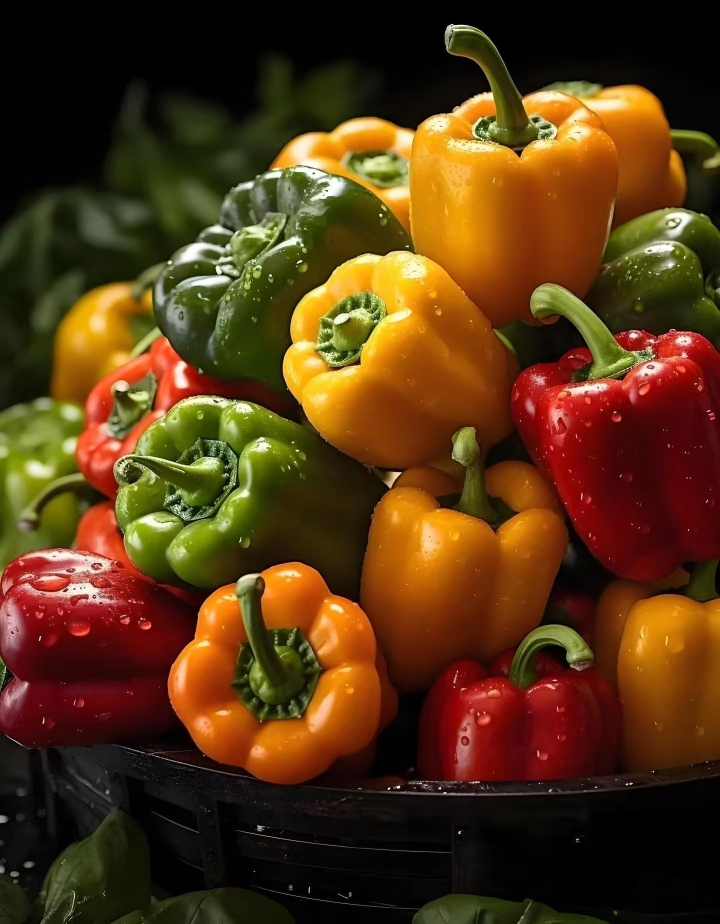
#> input picture Homework/HW2/peppers.jpg, 1440 x 1848 px (shown at 1/2 size)
$ python compare_algorithm.py
#> lines starting #> are read from the running program, lines starting #| are printed output that depends on the picture
### Homework/HW2/compressor2.py
import time
import numpy as np
import pywt
import io
from PIL import Image
from scipy.fftpack import dct, idct
from skimage.metrics import peak_signal_noise_ratio as psnr
from skimage.metrics import structural_similarity as ssim
from svd_engine import my_svd

# --- 新增：真实存储体积计算工具 ---
def get_real_storage_size(data_dict):
    """
    模拟真实文件存储：将算法必须存储的参数放入二进制流，计算其占用的字节数。
    使用 savez_compressed 模拟工业级的二进制压缩存储。
    """
    buf = io.BytesIO()
    np.savez_compressed(buf, **data_dict)
    return len(buf.getvalue())

# --- 修改：通用指标计算 ---
def calc_metrics(orig_arr, comp_img, real_comp_size):
    # 原始图像大小 (假设为 Raw 存储: H * W * 3 字节)
    orig_size = orig_arr.nbytes

    # 指标计算
    p = psnr(orig_arr.astype(np.uint8), comp_img)
    s = ssim(orig_arr.astype(np.uint8), comp_img, channel_axis=2)

    # 真实压缩比 = 原始字节数 / 压缩参数存储字节数
    cr = orig_size / real_comp_size
    return p, s, cr

# --- SVD 算法压缩 ---
def process_image_compression(image_file, k):
    start = time.time()
    img = Image.open(image_file).convert('RGB')
    orig_A = np.array(img, dtype=float)
    A = orig_A / 255.0

    compressed_channels = []
    storage_data = {}

    for i in range(3):
        # 注意：这里改为只调用一次 my_svd，提高效率
        U, S, VT = my_svd(A[:,:,i], k=k)
        compressed_channels.append(U @ np.diag(S) @ VT)

        # 记录该通道必须存储的数据
        storage_data[f'u_{i}'] = U
        storage_data[f's_{i}'] = S
        storage_data[f'vt_{i}'] = VT

    comp = np.clip(np.stack(compressed_channels, axis=2) * 255, 0, 255).astype(np.uint8)

    # 计算真实压缩大小
    real_size = get_real_storage_size(storage_data)
    p, s, cr = calc_metrics(orig_A, comp, real_size)

    return comp, p, s, cr, (time.time() - start) * 1000

# --- PCA 算法压缩 ---
def process_pca_compression(image_file, k):
    start = time.time()
    img = Image.open(image_file).convert('RGB')
    orig_A = np.array(img, dtype=float)

    compressed_channels = []
    storage_data = {}

    for i in range(3):
        ch = orig_A[:, :, i]
        mean = np.mean(ch, axis=0)
        # 中心化处理
        U, S, VT = my_svd((ch - mean)/255.0, k=k)
        compressed_channels.append((U @ np.diag(S) @ VT)*255.0 + mean)

        # 记录存储数据：U, S, VT 以及 均值mean(恢复图像必需)
        storage_data[f'u_{i}'] = U
        storage_data[f's_{i}'] = S
        storage_data[f'vt_{i}'] = VT
        storage_data[f'm_{i}'] = mean

    comp = np.clip(np.stack(compressed_channels, axis=2), 0, 255).astype(np.uint8)

    real_size = get_real_storage_size(storage_data)
    p, s, cr = calc_metrics(orig_A, comp, real_size)

    return comp, p, s, cr, (time.time() - start) * 1000

# --- DCT 算法压缩 ---
def process_dct_compression(image_file, k):
    start = time.time()
    img = Image.open(image_file).convert('RGB')
    orig_A = np.array(img, dtype=float)
    H, W = orig_A.shape[:2]

    compressed_channels = []
    storage_data = {}

    ratio = min(k / 64.0, 1.0)
    h_k, w_k = int(H * ratio), int(W * ratio)

    for i in range(3):
        c = orig_A[:, :, i]
        dct_c = dct(dct(c.T, norm='ortho').T, norm='ortho')

        mask = np.zeros_like(dct_c)
        mask[:h_k, :w_k] = 1.0
        mask[h_k:h_k+2, w_k:w_k+2] = 0.5

        # 存储截断后的系数块 (这是 DCT 压缩实际存的东西)
        storage_data[f'dct_{i}'] = dct_c[:h_k+2, :w_k+2]

        dct_comp = dct_c * mask
        comp = idct(idct(dct_comp.T, norm='ortho').T, norm='ortho')
        compressed_channels.append(comp)

    comp = np.clip(np.stack(compressed_channels, axis=2), 0, 255).astype(np.uint8)

    real_size = get_real_storage_size(storage_data)
    p, s, cr = calc_metrics(orig_A, comp, real_size)

    return comp, p, s, cr, (time.time() - start) * 1000

# --- DWT 算法压缩 ---
def process_dwt_compression(image_file, threshold):
    start = time.time()
    img = Image.open(image_file).convert('RGB')
    orig_size, orig_A = img.size, np.array(img, dtype=float)
    A = orig_A / 255.0

    compressed_channels = []
    storage_data = {}

    for i in range(3):
        coeffs = pywt.wavedec2(A[:, :, i], 'db1', level=1)
        coeffs_list = list(coeffs)
        # 阈值处理
        for j in range(1, len(coeffs_list)):
            coeffs_list[j] = tuple(map(lambda x: pywt.threshold(x, threshold, mode='soft'), coeffs_list[j]))

        # 存储阈值化后的稀疏小波系数
        storage_data[f'dwt_{i}_approx'] = coeffs_list[0]
        storage_data[f'dwt_{i}_detail'] = coeffs_list[1]

        compressed_channels.append(pywt.waverec2(coeffs_list, 'db1'))

    comp_raw = np.clip(np.stack(compressed_channels, axis=2) * 255, 0, 255).astype(np.uint8)
    comp = np.array(Image.fromarray(comp_raw).resize(orig_size, Image.BILINEAR))

    real_size = get_real_storage_size(storage_data)
    p, s, cr = calc_metrics(orig_A, comp, real_size)

    return comp, p, s, cr, (time.time() - start) * 1000

### Homework/HW2/svd_engine.py
import numpy as np

def my_svd(A, k=None):
    """
    使用 eigh 实现高性能、高精度的 SVD
    原理：A^T * A = V * S^2 * V^T
    """
    # 确保矩阵是 float 类型
    A = A.astype(float)
    m, n = A.shape

    # 构建对称矩阵 ATA
    ATA = A.T @ A

    # 调用 eigh 计算对称矩阵的特征值和特征向量 (这是最快的方法)
    # 此时 eigenvalues 为升序
    eigenvalues, V = np.linalg.eigh(ATA)

    # 反转顺序，使其变为降序
    idx = np.argsort(eigenvalues)[::-1]
    eigenvalues = eigenvalues[idx]
    V = V[:, idx]

    # 奇异值 S = sqrt(特征值)
    # 处理数值误差导致的小负数
    S = np.sqrt(np.maximum(eigenvalues, 0))

    # 截断：如果指定了 k，只保留前 k 个
    if k is not None:
        k = min(k, len(S))
        S = S[:k]
        V = V[:, :k]

    # 计算 U = A * V * S^-1
    # 只有当 S > 0 时才除以 S，避免除零错误
    S_inv = np.where(S > 1e-10, 1.0 / S, 0)
    U = (A @ V) * S_inv

    return U, S, V.T

### Homework/HW2/compare_algorithm.py
import numpy as np, matplotlib.pyplot as plt
from tqdm import tqdm
from compressor2 import *

def generate_report_plots(image_path):
    # 预处理
#> called with image_path = 'peppers.jpg'
    img = Image.open(image_path).convert('RGB').resize((300, 300))
    img.save("temp_test.jpg")

    results = {alg: {"cr": [], "psnr": []} for alg in ["SVD", "PCA", "DCT", "DWT"]}

    # 扫描参数
    ks = [2, 5, 10, 20, 40, 60, 100, 150]
    ths = [0.005, 0.01, 0.05, 0.1, 0.2, 0.4, 0.6]

    for k in tqdm(ks, desc="扫描 SVD/PCA/DCT"):
        _, p, _, cr, _ = process_image_compression("temp_test.jpg", k)
#> the loop in process_image_compression, `for i in range(3):` made 3 passes
#> (S, S_inv in my_svd) on passes 1 to 3: ([117.2, 32.65], [0.00853, 0.0306]), ([74.88, 27.53], [0.0134, 0.0363]), ([27.84, 14.01], [0.0359, 0.0714])
#> pass 1, in my_svd, `V = V[:, idx]`:
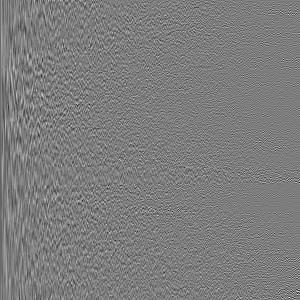
#> V: shape (300, 300) float64; min -0.374, max 0.386, mean -0.000162; drawn with min black and max white
#> after the loop in process_image_compression, `for i in range(3):`: compressed_channels = 3 items; storage_data = 9 items
#> in process_image_compression, `real_size = get_real_storage_size(storage_data)`: real_size = 29382
#> in calc_metrics, `orig_size = orig_arr.nbytes`: orig_size = 2160000
#> in calc_metrics, `p = psnr(orig_arr.astype(np.uint8), comp_img)`: p = 16.24
#> in calc_metrics, `s = ssim(orig_arr.astype(np.uint8), comp_img, channel_axis=2)`: s = 0.37
#> in calc_metrics, `cr = orig_size / real_comp_size`: cr = 73.51
#> in process_image_compression, `p, s, cr = calc_metrics(orig_A, comp, real_size)`: p = 16.24; s = 0.37; cr = 73.51
#> p = 16.24; cr = 73.51
        results["SVD"]["cr"].append(cr); results["SVD"]["psnr"].append(p)
        _, p, _, cr, _ = process_pca_compression("temp_test.jpg", k)
#> the loop in process_pca_compression, `for i in range(3):` made 3 passes
#> (S, S_inv in my_svd) on passes 1 to 3: ([56.28, 32.63], [0.0178, 0.0306]), ([38.2, 27.39], [0.0262, 0.0365]), ([14.28, 13.84], [0.07, 0.0723])
#> pass 1, in my_svd (call 4), `ATA = A.T @ A`:
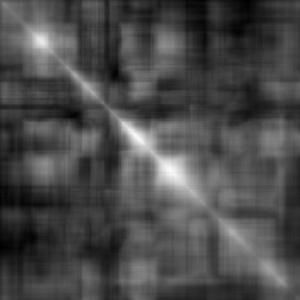
#> ATA: shape (300, 300) float64; min -2.99, max 41, mean 9.9; drawn with min black and max white
#> pass 1, in my_svd (call 4), `eigenvalues, V = np.linalg.eigh(ATA)`:
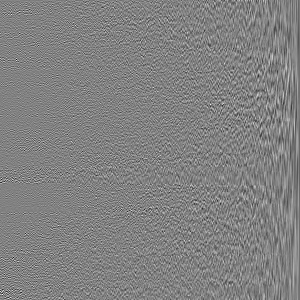
#> V: shape (300, 300) float64; min -0.368, max 0.355, mean -0.000161; drawn with min black and max white
#> after the loop in process_pca_compression, `for i in range(3):`:
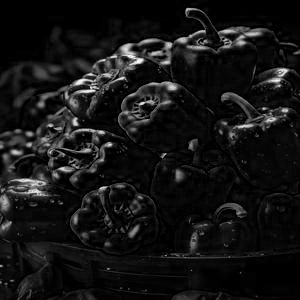
#> ch: shape (300, 300) float64; min 0, max 255, mean 20.2
#> after the loop in process_pca_compression, `for i in range(3):`: compressed_channels = 3 items; storage_data = 12 items
#> in process_pca_compression, `comp = np.clip(np.stack(compressed_channels, axis=2), 0, 255).astype(n..`:
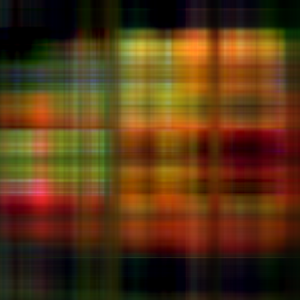
#> comp: shape (300, 300, 3); mean of channels 0, 1, 2 85.9, 53.9, 20.3; drawn as R, G, B
#> in process_pca_compression, `real_size = get_real_storage_size(storage_data)`: real_size = 33793
#> in process_pca_compression, `p, s, cr = calc_metrics(orig_A, comp, real_size)`: p = 16.37; s = 0.35; cr = 63.92
#> p = 16.37; cr = 63.92
        results["PCA"]["cr"].append(cr); results["PCA"]["psnr"].append(p)
        _, p, _, cr, _ = process_dct_compression("temp_test.jpg", int(k/200*64)+1)
#> after the loop in process_dct_compression, `for i in range(3):`:
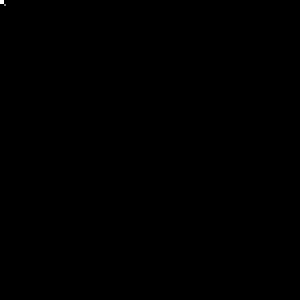
#> mask: shape (300, 300) float64; min 0, max 1, mean 0.0002
#> after the loop in process_dct_compression, `for i in range(3):`: compressed_channels = 3 items
#> in process_dct_compression, `comp = np.clip(np.stack(compressed_channels, axis=2), 0, 255).astype(n..`:
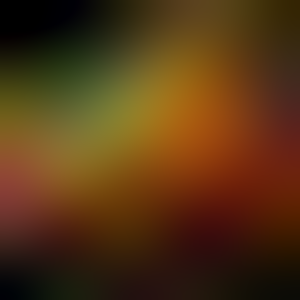
#> comp: shape (300, 300, 3); mean of channels 0, 1, 2 85.3, 53.4, 19.7; drawn as R, G, B
#> in process_dct_compression, `real_size = get_real_storage_size(storage_data)`: real_size = 1485
#> in process_dct_compression, `p, s, cr = calc_metrics(orig_A, comp, real_size)`: p = 14.61; s = 0.285; cr = 1454.5
#> p = 14.61; cr = 1454.5
        results["DCT"]["cr"].append(cr); results["DCT"]["psnr"].append(p)

    for th in tqdm(ths, desc="扫描 DWT"):
        _, p, _, cr, _ = process_dwt_compression("temp_test.jpg", th)
#> in process_dwt_compression, `orig_size, orig_A = img.size, np.array(img, dtype=float)`: orig_size = (300, 300)
#> after the loop in process_dwt_compression, `for i in range(3):`: compressed_channels = 3 items; storage_data = 6 items
#> in process_dwt_compression, `real_size = get_real_storage_size(storage_data)`: real_size = 420641
#> in process_dwt_compression, `p, s, cr = calc_metrics(orig_A, comp, real_size)`: p = 48.54; s = 0.996; cr = 5.14
#> p = 48.54; cr = 5.14
        results["DWT"]["cr"].append(cr); results["DWT"]["psnr"].append(p)

    plt.figure(figsize=(12, 7))

    # 再次确保配置生效
    plt.rcParams['font.sans-serif'] = ['SimHei']
    plt.rcParams['axes.unicode_minus'] = False

    colors = ['red', 'blue', 'green', 'orange']
    alg_names = ["SVD", "PCA", "DCT", "DWT"]

    for alg, color in zip(alg_names, colors):
        if not results[alg]["cr"]: continue

        idx = np.argsort(results[alg]["cr"])
        x = np.array(results[alg]["cr"])[idx]
        y = np.array(results[alg]["psnr"])[idx]

        # 给 PCA 一个极小的偏移以便观察重合线
        if alg == "PCA":
            y = y + 0.2
            label = "PCA (微调偏移)"
        else:
            label = alg

        plt.plot(x, y, label=label, color=color, marker='o', markersize=4, alpha=0.8)
#> this loop made 4 passes
#> (idx, x, y) on passes 1 to 4: ([7, 6, 5, 4, 3, 2, 1, 0], [1.04, 1.56, 2.6, 3.9, 7.77, 15.44, 30.52, 73.51], [44.86, 37.97, 32.42, 29.16, 24.71, 21.4, 18.72, 16.24]), ([7, 6, 5, 4, 3, 2, 1, 0], [1.04, 1.56, 2.59, 3.87, 7.65, 14.97, 28.75, 63.92], [45.1, 38.2, 32.65, 29.41, 24.96, 21.66, 18.98, 16.57]), ([7, 6, 5, 4, 3, 2, 1, 0], [1.75, 3.85, 10.37, 24.28, 79.36, 218.3, 610.7, 1454.5], [37.72, 31.62, 27.04, 24.18, 21.12, 19.03, 16.68, 14.61]), ([0, 1, 2, 3, 4, 5, 6], [5.14, 5.72, 8.09, 9.45, 10.64, 11.34, 11.48], [48.54, 43.95, 34.53, 31.36, 29.08, 27.9, 27.71])

    plt.xscale('log')
    plt.grid(True, which="both", ls="-", alpha=0.3)

    # 使用中文字符串
    plt.xlabel("压缩比 (CR) - 对数轴 [原始大小 / 压缩参数量]", fontsize=12)
    plt.ylabel("图像质量 [PSNR (dB)]", fontsize=12)
    plt.title("多算法率失真曲线对比 (Rate-Distortion)", fontsize=14)
    plt.legend()

    # 强制保存为图片，方便你贴入报告
    plt.savefig('comparison_fair_rd_curve.png', dpi=300)
    print("\n✅ 图片已保存为 'comparison_fair_rd_curve.png'，请在文件夹中直接打开查看。")
    plt.show()

if __name__ == "__main__":
    generate_report_plots("peppers.jpg")
